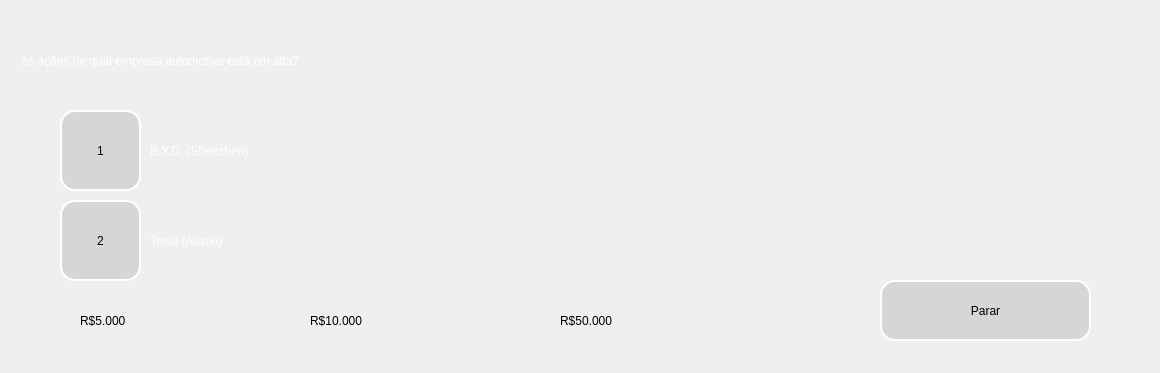
<?xml version="1.0" encoding="UTF-8"?>
<ui version="4.0">
 <class>MainWindow</class>
 <widget class="QMainWindow" name="MainWindow">
  <property name="geometry">
   <rect>
    <x>0</x>
    <y>0</y>
    <width>1160</width>
    <height>373</height>
   </rect>
  </property>
  <property name="minimumSize">
   <size>
    <width>1160</width>
    <height>373</height>
   </size>
  </property>
  <property name="maximumSize">
   <size>
    <width>1160</width>
    <height>373</height>
   </size>
  </property>
  <property name="windowTitle">
   <string>Show do Milhão Finances</string>
  </property>
  <property name="windowIcon">
   <iconset>
    <normaloff>imgs/icone.ico</normaloff>imgs/icone.ico</iconset>
  </property>
  <widget class="QWidget" name="centralwidget">
   <widget class="QLabel" name="label">
    <property name="geometry">
     <rect>
      <x>0</x>
      <y>-80</y>
      <width>1491</width>
      <height>531</height>
     </rect>
    </property>
    <property name="text">
     <string/>
    </property>
    <property name="pixmap">
     <pixmap>imgs/templante pergunta dois.png</pixmap>
    </property>
   </widget>
   <widget class="QPushButton" name="botaoParar">
    <property name="geometry">
     <rect>
      <x>880</x>
      <y>280</y>
      <width>211</width>
      <height>61</height>
     </rect>
    </property>
    <property name="styleSheet">
     <string notr="true">QPushButton {
background-color: rgb(214, 214, 214);
font: 87 16pt &quot;Arial Black&quot;;
color: black;
border-radius: 15px;
border: 2px solid white;
}

QPushButton:hover {
border: 5px solid red;
color: red;
}

QPushButton:clicked {

}</string>
    </property>
    <property name="text">
     <string>Parar</string>
    </property>
   </widget>
   <widget class="QLabel" name="label_2">
    <property name="geometry">
     <rect>
      <x>20</x>
      <y>30</y>
      <width>631</width>
      <height>61</height>
     </rect>
    </property>
    <property name="styleSheet">
     <string notr="true">QLabel{
font: 87 16pt &quot;Arial Black&quot;;
color: white;
}</string>
    </property>
    <property name="text">
     <string>As ações de qual empresa automotiva está em alta?</string>
    </property>
    <property name="wordWrap">
     <bool>true</bool>
    </property>
   </widget>
   <widget class="QLabel" name="label_3">
    <property name="geometry">
     <rect>
      <x>150</x>
      <y>120</y>
      <width>351</width>
      <height>61</height>
     </rect>
    </property>
    <property name="styleSheet">
     <string notr="true">QLabel{
font: 87 16pt &quot;Arial Black&quot;;
color: white;
}</string>
    </property>
    <property name="text">
     <string>B.Y.D. (Shenzhen)</string>
    </property>
    <property name="wordWrap">
     <bool>true</bool>
    </property>
   </widget>
   <widget class="QLabel" name="label_4">
    <property name="geometry">
     <rect>
      <x>150</x>
      <y>210</y>
      <width>221</width>
      <height>61</height>
     </rect>
    </property>
    <property name="styleSheet">
     <string notr="true">QLabel{
font: 87 16pt &quot;Arial Black&quot;;
color: white;
}</string>
    </property>
    <property name="text">
     <string>Tesla (Austin)</string>
    </property>
    <property name="wordWrap">
     <bool>true</bool>
    </property>
   </widget>
   <widget class="QPushButton" name="opcaoUm">
    <property name="geometry">
     <rect>
      <x>60</x>
      <y>110</y>
      <width>81</width>
      <height>81</height>
     </rect>
    </property>
    <property name="styleSheet">
     <string notr="true">QPushButton {
background-color: rgb(214, 214, 214);
font: 87 16pt &quot;Arial Black&quot;;
color: black;
border-radius: 15px;
border: 2px solid white;
}

QPushButton:hover {
border: 5px solid green;
color: green;
}

QPushButton:clicked {

}</string>
    </property>
    <property name="text">
     <string>1</string>
    </property>
   </widget>
   <widget class="QPushButton" name="opcaoDois">
    <property name="geometry">
     <rect>
      <x>60</x>
      <y>200</y>
      <width>81</width>
      <height>81</height>
     </rect>
    </property>
    <property name="styleSheet">
     <string notr="true">QPushButton {
background-color: rgb(214, 214, 214);
font: 87 16pt &quot;Arial Black&quot;;
color: black;
border-radius: 15px;
border: 2px solid white;
}

QPushButton:hover {
border: 5px solid green;
color: green;
}

QPushButton:clicked {

}</string>
    </property>
    <property name="text">
     <string>2</string>
    </property>
   </widget>
   <widget class="QLabel" name="label_5">
    <property name="geometry">
     <rect>
      <x>80</x>
      <y>290</y>
      <width>101</width>
      <height>61</height>
     </rect>
    </property>
    <property name="styleSheet">
     <string notr="true">QLabel{
font: 87 14pt &quot;Arial Black&quot;;
color: black;
}</string>
    </property>
    <property name="text">
     <string>R$5.000</string>
    </property>
    <property name="wordWrap">
     <bool>true</bool>
    </property>
   </widget>
   <widget class="QLabel" name="label_6">
    <property name="geometry">
     <rect>
      <x>310</x>
      <y>290</y>
      <width>121</width>
      <height>61</height>
     </rect>
    </property>
    <property name="styleSheet">
     <string notr="true">QLabel{
font: 87 14pt &quot;Arial Black&quot;;
color: black;
}</string>
    </property>
    <property name="text">
     <string>R$10.000</string>
    </property>
    <property name="wordWrap">
     <bool>true</bool>
    </property>
   </widget>
   <widget class="QLabel" name="label_7">
    <property name="geometry">
     <rect>
      <x>560</x>
      <y>290</y>
      <width>131</width>
      <height>61</height>
     </rect>
    </property>
    <property name="styleSheet">
     <string notr="true">QLabel{
font: 87 14pt &quot;Arial Black&quot;;
color: black;
}</string>
    </property>
    <property name="text">
     <string>R$50.000</string>
    </property>
    <property name="wordWrap">
     <bool>true</bool>
    </property>
   </widget>
  </widget>
 </widget>
 <resources/>
 <connections/>
</ui>
